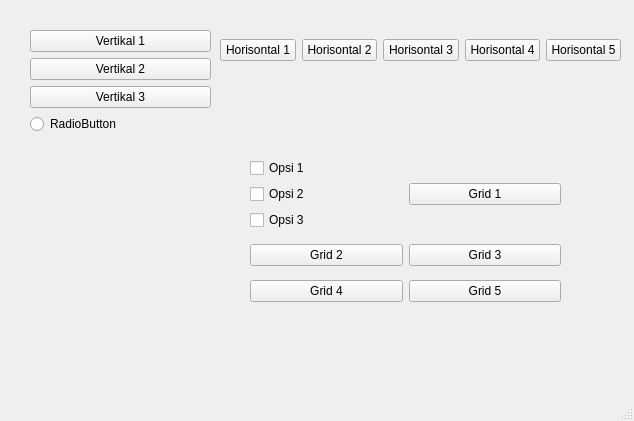
<?xml version="1.0" encoding="UTF-8"?>
<ui version="4.0">
 <class>MainWindow</class>
 <widget class="QMainWindow" name="MainWindow">
  <property name="geometry">
   <rect>
    <x>0</x>
    <y>0</y>
    <width>634</width>
    <height>421</height>
   </rect>
  </property>
  <property name="windowTitle">
   <string>MainWindow</string>
  </property>
  <widget class="QWidget" name="centralwidget">
   <widget class="QWidget" name="">
    <property name="geometry">
     <rect>
      <x>30</x>
      <y>30</y>
      <width>181</width>
      <height>151</height>
     </rect>
    </property>
    <layout class="QVBoxLayout" name="verticalLayout">
     <item>
      <widget class="QPushButton" name="pushButton">
       <property name="text">
        <string>Vertikal 1</string>
       </property>
      </widget>
     </item>
     <item>
      <widget class="QPushButton" name="pushButton_3">
       <property name="text">
        <string>Vertikal 2</string>
       </property>
      </widget>
     </item>
     <item>
      <widget class="QPushButton" name="pushButton_2">
       <property name="text">
        <string>Vertikal 3</string>
       </property>
      </widget>
     </item>
     <item>
      <widget class="QRadioButton" name="radioButton">
       <property name="text">
        <string>RadioButton</string>
       </property>
      </widget>
     </item>
     <item>
      <spacer name="verticalSpacer">
       <property name="orientation">
        <enum>Qt::Vertical</enum>
       </property>
       <property name="sizeHint" stdset="0">
        <size>
         <width>20</width>
         <height>40</height>
        </size>
       </property>
      </spacer>
     </item>
    </layout>
   </widget>
   <widget class="QWidget" name="">
    <property name="geometry">
     <rect>
      <x>220</x>
      <y>30</y>
      <width>401</width>
      <height>41</height>
     </rect>
    </property>
    <layout class="QHBoxLayout" name="horizontalLayout_2">
     <item>
      <widget class="QPushButton" name="pushButton_6">
       <property name="text">
        <string>Horisontal 1</string>
       </property>
      </widget>
     </item>
     <item>
      <widget class="QPushButton" name="pushButton_8">
       <property name="text">
        <string>Horisontal 2</string>
       </property>
      </widget>
     </item>
     <item>
      <widget class="QPushButton" name="pushButton_7">
       <property name="text">
        <string>Horisontal 3</string>
       </property>
      </widget>
     </item>
     <item>
      <widget class="QPushButton" name="pushButton_5">
       <property name="text">
        <string>Horisontal 4</string>
       </property>
      </widget>
     </item>
     <item>
      <widget class="QPushButton" name="pushButton_4">
       <property name="text">
        <string>Horisontal 5</string>
       </property>
      </widget>
     </item>
    </layout>
   </widget>
   <widget class="QWidget" name="">
    <property name="geometry">
     <rect>
      <x>250</x>
      <y>150</y>
      <width>311</width>
      <height>161</height>
     </rect>
    </property>
    <layout class="QGridLayout" name="gridLayout">
     <item row="1" column="0">
      <layout class="QVBoxLayout" name="verticalLayout_2">
       <item>
        <widget class="QCheckBox" name="checkBox_2">
         <property name="text">
          <string>Opsi 1</string>
         </property>
        </widget>
       </item>
       <item>
        <widget class="QCheckBox" name="checkBox_3">
         <property name="text">
          <string>Opsi 2</string>
         </property>
        </widget>
       </item>
       <item>
        <widget class="QCheckBox" name="checkBox">
         <property name="text">
          <string>Opsi 3</string>
         </property>
        </widget>
       </item>
      </layout>
     </item>
     <item row="3" column="1">
      <widget class="QPushButton" name="pushButton_12">
       <property name="text">
        <string>Grid 3</string>
       </property>
      </widget>
     </item>
     <item row="4" column="1">
      <widget class="QPushButton" name="pushButton_14">
       <property name="text">
        <string>Grid 5</string>
       </property>
      </widget>
     </item>
     <item row="3" column="0">
      <widget class="QPushButton" name="pushButton_11">
       <property name="text">
        <string>Grid 2</string>
       </property>
      </widget>
     </item>
     <item row="4" column="0">
      <widget class="QPushButton" name="pushButton_13">
       <property name="text">
        <string>Grid 4</string>
       </property>
      </widget>
     </item>
     <item row="1" column="1">
      <widget class="QPushButton" name="pushButton_10">
       <property name="text">
        <string>Grid 1</string>
       </property>
      </widget>
     </item>
    </layout>
   </widget>
  </widget>
  <widget class="QMenuBar" name="menubar">
   <property name="geometry">
    <rect>
     <x>0</x>
     <y>0</y>
     <width>634</width>
     <height>21</height>
    </rect>
   </property>
  </widget>
  <widget class="QStatusBar" name="statusbar"/>
 </widget>
 <resources/>
 <connections/>
</ui>
